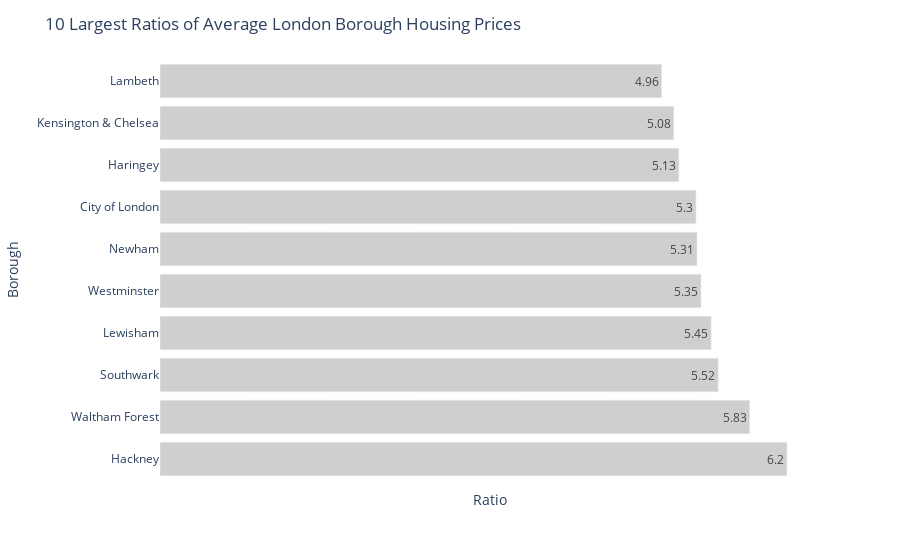

Notebook cell for this chart:
### Markdown cell above
The following are the 10 London boroughs with the largest ratios. These ratios are calculated as following: $ratio = \frac{2018\ average\ housing\ price}{1998\ average\ housing\ price}$.

### Code cell
# Create a copy of the ratios DataFrame and round the ratio field. 
ratios_copy = ratios.copy()
ratios_copy['ratio'] = ratios_copy['ratio'].round(2)

# Create a bar plot of the 10 boroughs with the largest ratios. 
fig = px.bar(ratios_copy.iloc[:10], x='ratio', y='borough', orientation='h', text='ratio', hover_name='borough')
fig.update_traces(marker_color='rgb(207, 207, 207)')
fig.update_xaxes(title_text='Ratio', showticklabels=False)
fig.update_yaxes(title_text='Borough')
fig.update_layout(title_text='10 Largest Ratios of Average London Borough Housing Prices', plot_bgcolor='rgba(0,0,0,0)')
fig.show()

### Figure 1 — Plotly figure (JSON) as saved in the notebook; plotly's stock layout.template omitted (floating-point values rounded to 4 significant figures)
{"data": [{"alignmentgroup": "True", "hovertemplate": "<b>%{hovertext}</b><br><br>ratio=%{text}<br>borough=%{y}<extra></extra>", "hovertext": ["Hackney", "Waltham Forest", "Southwark", "Lewisham", "Westminster", "Newham", "City of London", "Haringey", "Kensington & Chelsea", "Lambeth"], "legendgroup": "", "marker": {"color": "rgb(207, 207, 207)"}, "name": "", "offsetgroup": "", "orientation": "h", "showlegend": false, "text": [6.2, 5.83, 5.52, 5.45, 5.35, 5.31, 5.3, 5.13, 5.08, 4.96], "textposition": "auto", "type": "bar", "x": [6.2, 5.83, 5.52, 5.45, 5.35, 5.31, 5.3, 5.13, 5.08, 4.96], "xaxis": "x", "y": ["Hackney", "Waltham Forest", "Southwark", "Lewisham", "Westminster", "Newham", "City of London", "Haringey", "Kensington & Chelsea", "Lambeth"], "yaxis": "y"}], "layout": {"barmode": "relative", "legend": {"tracegroupgap": 0}, "margin": {"t": 60}, "plot_bgcolor": "rgba(0,0,0,0)", "title": {"text": "10 Largest Ratios of Average London Borough Housing Prices"}, "xaxis": {"anchor": "y", "domain": [0, 1], "showticklabels": false, "title": {"text": "Ratio"}}, "yaxis": {"anchor": "x", "domain": [0, 1], "title": {"text": "Borough"}}}}
